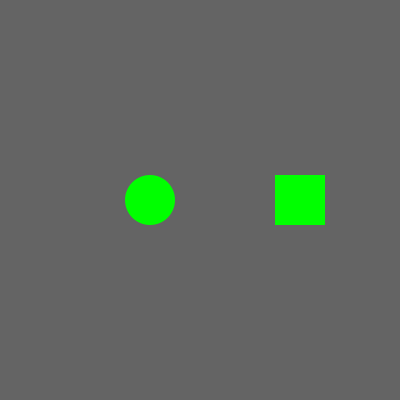
Frame 1 (no input)
Frame 60 (the mouse pressed at the canvas centre just before this capture): identical to frame 1, image omitted
Frame 120 (the mouse held since frame 60 and released just before this capture): identical to frame 1, image omitted

The Processing sketch that drew this single still picture (run headless with seeded random() and noise(); from frame 60 on, the mouse is pressed at the canvas centre):

// Processing sketch: processing_68986
// ── processing_68986.pde

/* ************************************************************************************
   Exercice de Kim Guilbault
   Travail de rattrapage dans le cours EDM4600  
   Boutons et Boucles
********************************************************************************************* */

//Variables globales d'état
boolean etatCercle = false;
boolean etatCarre = false;

//Variables globales d'incrémentation
int incrementation; //Carré 
float incrementationCercle;

//Déclaration des variables pour le rectangle
int rectX;
int rectY;
int rectDiametre = 50;

//Déclaration des variables pour les lignes
int lineY;

//Déclaration des variables pour l'ellipse
float distance;
int ellipseX = (width/2) + 100;
int ellipseY = 200;
int ellipseDiametre = 50;

//Rayons de l'ellipse
int nombreDeRayons = 20;
int longueurRayons = 60;


void setup(){
  size(400,400);
  smooth();

  //Coordonnées du rectangle
  rectX = (width/2) + 75;
  rectY = (height/2) - (rectDiametre/2);
}


void draw(){
   background(100,100,100);//Gris
   fill(0,255,0);//Vert
   
   
// ------------------------------------------------------CARRÉ-------------------------------------------------------------------//
  //Vérification état du carré
  if ( etatCarre == true ) {
    
    //Dessine la forme en rose
    fill(255,0,255);//rose
    
    //Dessine les lignes
    lineY=0;
    while (lineY < incrementation){
      stroke(0);
      strokeWeight(6);
      line(0,lineY,width,lineY); 
      lineY = lineY + 15;
    }
    //Si les lignes dépassent la hauteur de la scène, on arrête d'en dessiner
    if(lineY > height)
    {
      incrementation = incrementation;
    }
    //Sinon, on incrémente
    else{
      incrementation = incrementation + 2;
    }
  }
  //Si l'état est à false
  else {
    fill(0,255,0);//vert
    
    lineY=0;
    while (lineY < incrementation){
      stroke(0);
      strokeWeight(6);
      line(0,lineY,width,lineY); 
      lineY = lineY + 15;
    }
    if(lineY < 0){
      incrementation = incrementation;
    }
    else if (incrementation > 0){
      incrementation = incrementation - 2;
    }
  }
  //Dessiner le carré
  noStroke();
  rect(rectX,rectY, rectDiametre,rectDiametre);


//------------------------------------------------CERCLE--------------------------------------------------------------------//
 //Dessiner les rayons du cercle
   float tranche = TWO_PI / nombreDeRayons;
   float rads = 0;
   float ratio = 0.55; //Distance du diamètre
    
   strokeWeight(5);
   stroke(0);
    
   while ( rads < incrementationCercle  ) {
     float x1 = ellipseX + cos(rads) * longueurRayons * ratio;
     float y1 = ellipseY + sin(rads) * longueurRayons * ratio;
     float x2 = ellipseX + cos(rads) * longueurRayons;
     float y2 = ellipseY + sin(rads) * longueurRayons;
     line(x1,y1,x2,y2 );
     rads = rads + tranche;
   }

  //Vérification de l'état du cercle -> S'il est à true on incrémente. S'il est à false, on désincrémente 
  if(etatCercle==true){
    if(incrementationCercle < TWO_PI ){
      incrementationCercle = incrementationCercle + 0.3;
    }
    fill(255,0,255);//rose
  }
  else{
    if(incrementationCercle > 0){
      incrementationCercle = incrementationCercle - 0.3;
    }
    fill(0,255,0);//vert
  }  

  //Dessiner l'ellipse
  noStroke();
  ellipse(ellipseX,ellipseY,ellipseDiametre,ellipseDiametre);

}

void mousePressed(){
  
  //Vérifier si la souris est dans le rectangle
  if( mouseX > rectX && mouseX < rectX + rectDiametre && mouseY > rectY && mouseY < rectY + rectDiametre ){
    etatCarre = true;
  }
  
  //Vérifier si la souris est dans le cercle
  distance = dist(mouseX,mouseY,ellipseX, ellipseY);
  
  if(distance < (ellipseDiametre / 2)){
    //S'il est activé, on le désactive
    if(etatCercle==true){
      etatCercle=false;
     }
    //S'il est désactivé, on le met à true
    else{
      etatCercle=true;
    }
  }
}

//Relachement de la souris sur le carré
void mouseReleased() {
    etatCarre = false;
}
